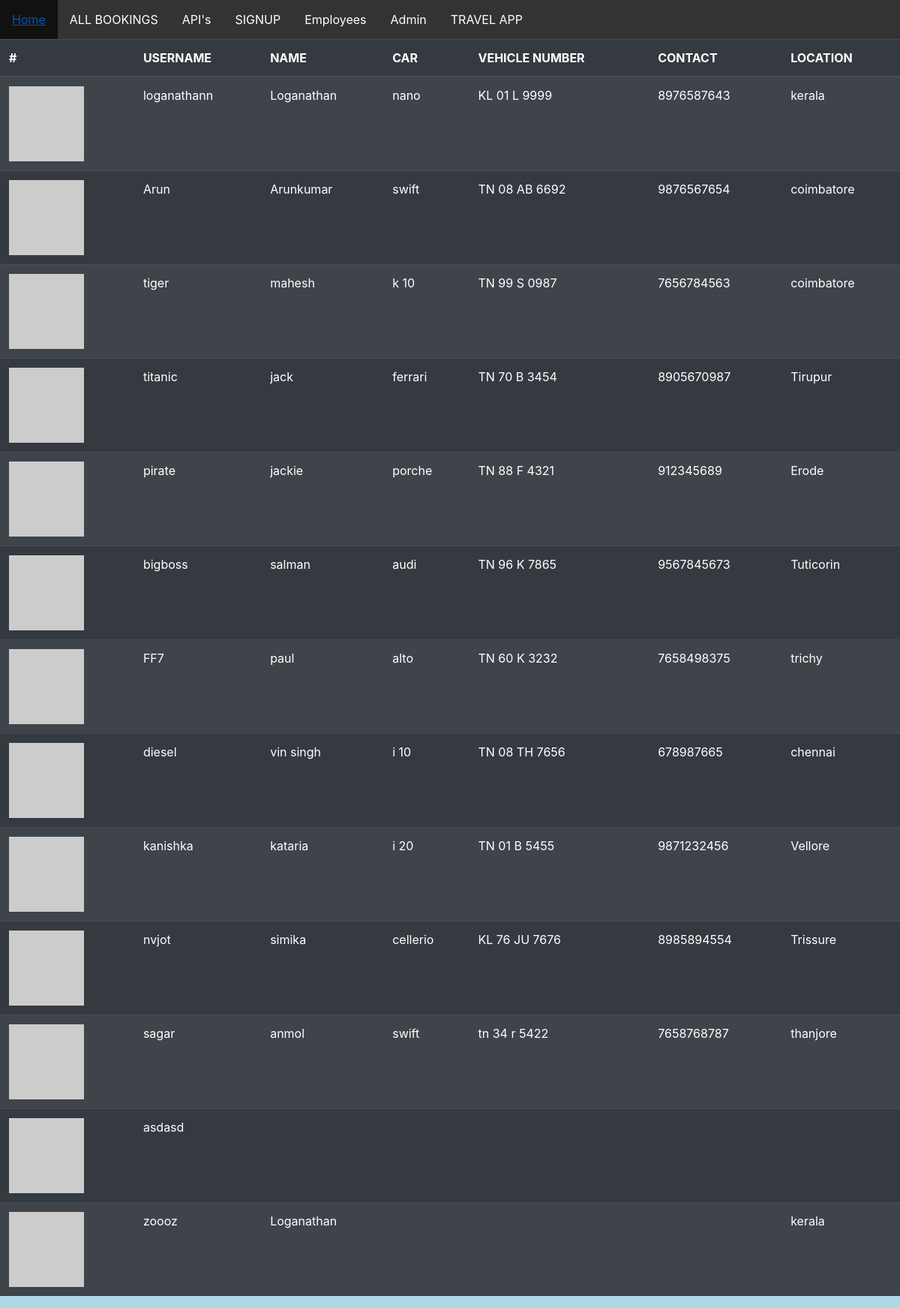
Page /emplist/ on the committed database.
### travel_app/models.py (models this page shows, shortened)
class Employee(models.Model):
    username=models.CharField(max_length=250,default='',unique=True)
    password=models.CharField(max_length=250,default='')
    name=models.CharField(max_length=250,default='')
    carmodel=models.CharField(max_length=1000,default='')
    carnum=models.CharField(max_length=1000,default='')
    contactnum=models.CharField(max_length=1000,default='')
    location=models.CharField(max_length=1000,default='')

### travel_app/views.py (the view)
# urls.py: path('emplist/',views.emplist,name='emplist'),
def emplist(request):
    emp=Employee.objects.all()
    return render(request,'travel_app/emplist.html',context={'emp':emp})

### templates/travel_app/emplist.html (shortened to what this page needs)
<!DOCTYPE html>
{%load static%}
<html lang="en" dir="ltr">
  <head>
    <link rel="stylesheet" href="https://maxcdn.bootstrapcdn.com/bootstrap/4.5.0/css/bootstrap.min.css">
   </head>
   <body>
    <ul>
      <li><a class="active" href="{% url 'travel_app:index' %}">Home</a></li>
      <li><a href="{% url 'travel_app:summery' %}">ALL BOOKINGS</a></li>
      <li><a href="{% url 'travel_app:apidisp' %}">API's</a></li>
      <li><a href="{% url 'travel_app:signUp' %}">SIGNUP</a></li>
      <li><a href="{% url 'travel_app:emplist' %}">Employees</a></li>
      <li><a href="/admin/">Admin</a></li>
      <li><a href="{% url 'travel_app:index' %}">TRAVEL APP</a></li>
    </ul>
    <table class="table table-striped table-dark">
  <thead>
    <tr>
      <th scope="col">#</th>
      <th scope="col">USERNAME</th>
      <th scope="col">NAME</th>
      <th scope="col">CAR</th>
      <th scope="col">VEHICLE NUMBER</th>
      <th scope="col">CONTACT</th>
      <th scope="col">LOCATION</th>
    </tr>
  </thead>
  <tbody>
    {%for e in emp %}
    <tr>
      <td><img src="https://robohash.org/{{e.username}}" style="width:100px;height:100px;"></td>
      <td>{{e.username}}</td>
      <td>{{e.name}}</td>
      <td>{{e.carmodel}}</td>
      <td>{{e.carnum}}</td>
      <td>{{e.contactnum}}</td>
      <td>{{e.location}}</td>
    </tr>
{% endfor %}
  </tbody>
</table>
  </body>
</html>

### templates/travel_app/emplist.html (style rules this page uses)
* { box-sizing: border-box; }
ul { list-style-type: none; margin: 0; padding: 0; overflow: hidden; background-color: #333; }
li { float: left; }
li a { display: block; color: white; text-align: center; padding: 14px 16px; text-decoration: none; }
body { background: lightblue url("img_tree.gif") no-repeat fixed center; }

### rows in the picture
Employee: username "loganathann", name "Loganathan", carmodel "nano", carnum "KL 01 L 9999", contactnum "8976587643", location "kerala"
Employee: username "Arun", name "Arunkumar", carmodel "swift", carnum "TN 08 AB 6692", contactnum "9876567654", location "coimbatore"
Employee: username "tiger", name "mahesh", carmodel "k 10", carnum "TN 99 S 0987", contactnum "7656784563", location "coimbatore"
Employee: username "titanic", name "jack", carmodel "ferrari", carnum "TN 70 B 3454", contactnum "8905670987", location "Tirupur"
Employee: username "pirate", name "jackie", carmodel "porche", carnum "TN 88 F 4321", contactnum "912345689", location "Erode"
Employee: username "bigboss", name "salman", carmodel "audi", carnum "TN 96 K 7865", contactnum "9567845673", location "Tuticorin"
Employee: username "FF7", name "paul", carmodel "alto", carnum "TN 60 K 3232", contactnum "7658498375", location "trichy"
Employee: username "diesel", name "vin singh", carmodel "i 10", carnum "TN 08 TH 7656", contactnum "678987665", location "chennai"
Employee: username "kanishka", name "kataria", carmodel "i 20", carnum "TN 01 B 5455", contactnum "9871232456", location "Vellore"
Employee: username "nvjot", name "simika", carmodel "cellerio", carnum "KL 76 JU 7676", contactnum "8985894554", location "Trissure"
Employee: username "sagar", name "anmol", carmodel "swift", carnum "tn 34 r 5422", contactnum "7658768787", location "thanjore"
Employee: username "asdasd"
Employee: username "zoooz", name "Loganathan", location "kerala"
